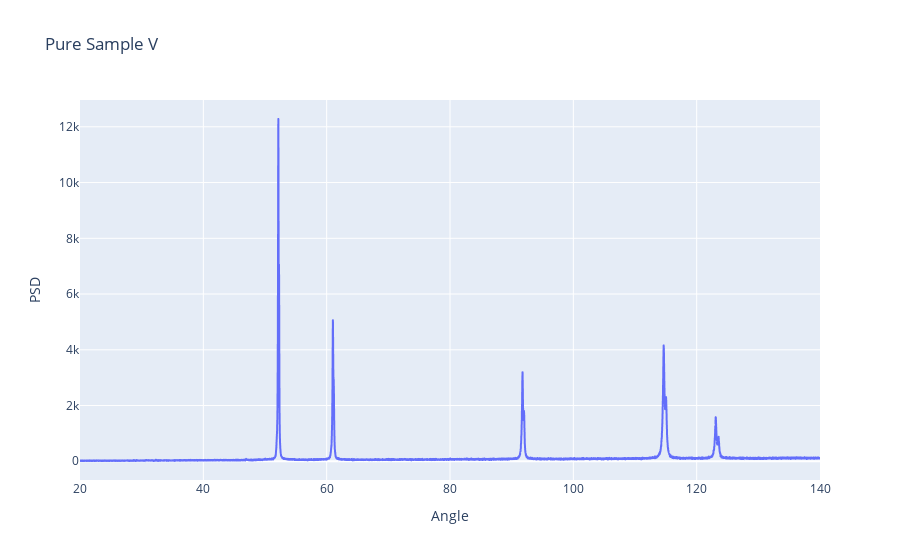

Notebook code cell kept with this figure:
### Code cell
#interactive plotly plots, allowing us to locate peak values easily
# PURE SAMPLE V
figV = px.line(df_V, x='Angle', y='PSD', title='Pure Sample V')
figV.show()

### Figure 1 — Plotly figure (JSON) as saved in the notebook; plotly's stock layout.template omitted (floating-point values rounded to 4 significant figures; data arrays with more than 128 entries replaced by an {"elided": "..."} marker saying what was removed)
{"data": [{"hovertemplate": "Angle=%{x}<br>PSD=%{y}<extra></extra>", "legendgroup": "", "line": {"color": "#636efa", "dash": "solid"}, "marker": {"symbol": "circle"}, "mode": "lines", "name": "", "showlegend": false, "type": "scattergl", "x": {"elided": "7825 float values"}, "xaxis": "x", "y": {"elided": "7825 int values"}, "yaxis": "y"}], "layout": {"legend": {"tracegroupgap": 0}, "title": {"text": "Pure Sample V"}, "xaxis": {"anchor": "y", "domain": [0, 1], "title": {"text": "Angle"}}, "yaxis": {"anchor": "x", "domain": [0, 1], "title": {"text": "PSD"}}}}
